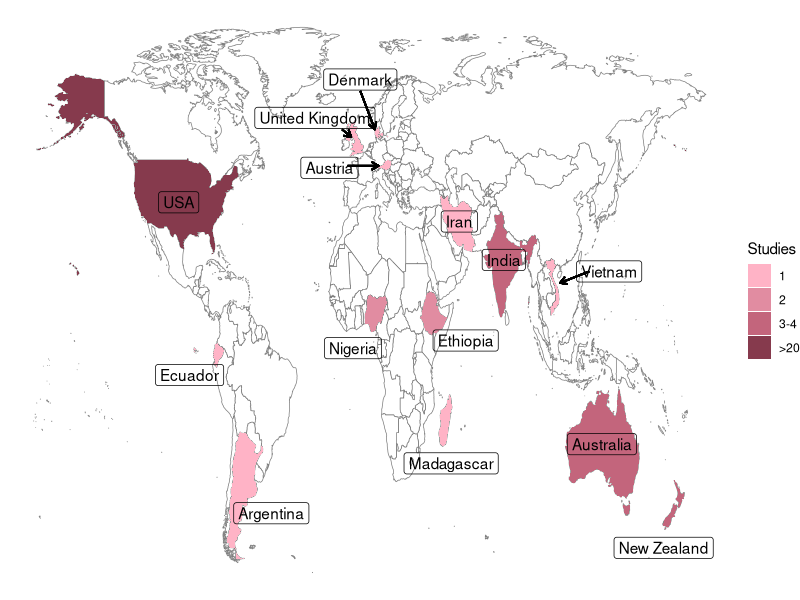

Write R code to recreate this figure.
library(maps)
library(ggplot2)
setwd("C:/Users/sweta/OneDrive - Emory University/Nadimpalli Lab")

Country<-c("Argentina","Australia","Austria","Denmark","Ecuador","Ethiopia","India","Iran","Madagascar","New Zealand","Nigeria","UK","USA","Vietnam")
Studies<-c("1","3-4","1","1","1","2","3-4","1","1","3-4","2","1",">20","1")
ses<-data.frame(Country,Studies)
world_map<-map_data("world")
world_map<-subset(world_map,region!="Antarctica")
ses$Studies<-factor(ses$Studies,levels=c("1","2","3-4",">20"))

splot<-ggplot(ses)+
  geom_map(
    dat = world_map, map= world_map, aes(map_id = region),
    fill = "white",color = "#7f7f7f",size = 0.25) +
  geom_map(map=world_map, aes(map_id = Country, fill = Studies), size = 0.25)+
  expand_limits(x=world_map$long, y = world_map$lat)+
  scale_fill_manual(values=c("#ffb3c6","#e18ca1","#c3657c","#863a4d"))+
  geom_label(
    label= c("USA","Ecuador","Argentina","Madagascar","Ethiopia","Iran","India","Denmark","Vietnam","Australia","New Zealand","Austria","Nigeria","United Kingdom"),
    x= c(-100,-94,-49,50,58,54.5,79,0,137,133,167,-17,-4,-25), y=c(38,-7,-43,-30,2,33,23,70,20,-25,-52,47,0,60), color = "black", fill=NA)+
  geom_segment(aes(x=-7, y=47.5, xend=10, yend=47.5), arrow = arrow(length=unit(.2, 'cm')),
               color='black', lwd=0.6)+
  geom_segment(aes(x=0, y=67, xend=8, yend=57), arrow = arrow(length=unit(.2, 'cm')),
               color='black', lwd=0.6)+
  geom_segment(aes(x=-10, y=57, xend=-5, yend=55), arrow = arrow(length=unit(.2, 'cm')),
               color='black', lwd=0.6)+
  geom_segment(aes(x=126, y=20, xend=110, yend=17), arrow = arrow(length=unit(.2, 'cm')),
               color='black', lwd=0.6)+
  theme(
    legend.position = c(.95, .67),
    legend.justification = c("right", "top"),
    legend.box.just = "right",
    legend.margin = margin(5,5,5,5),
  )+
  theme_void()

splot